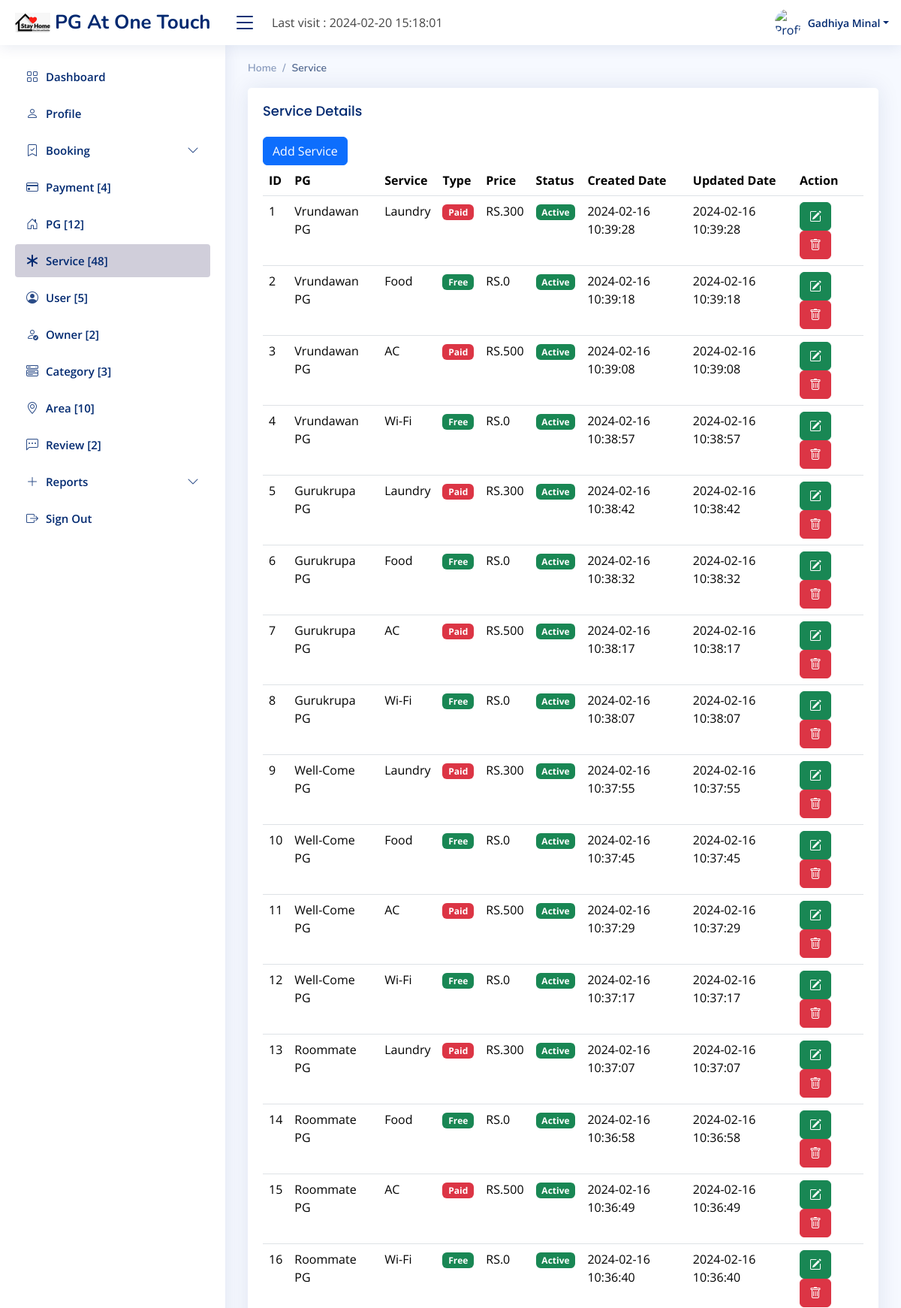
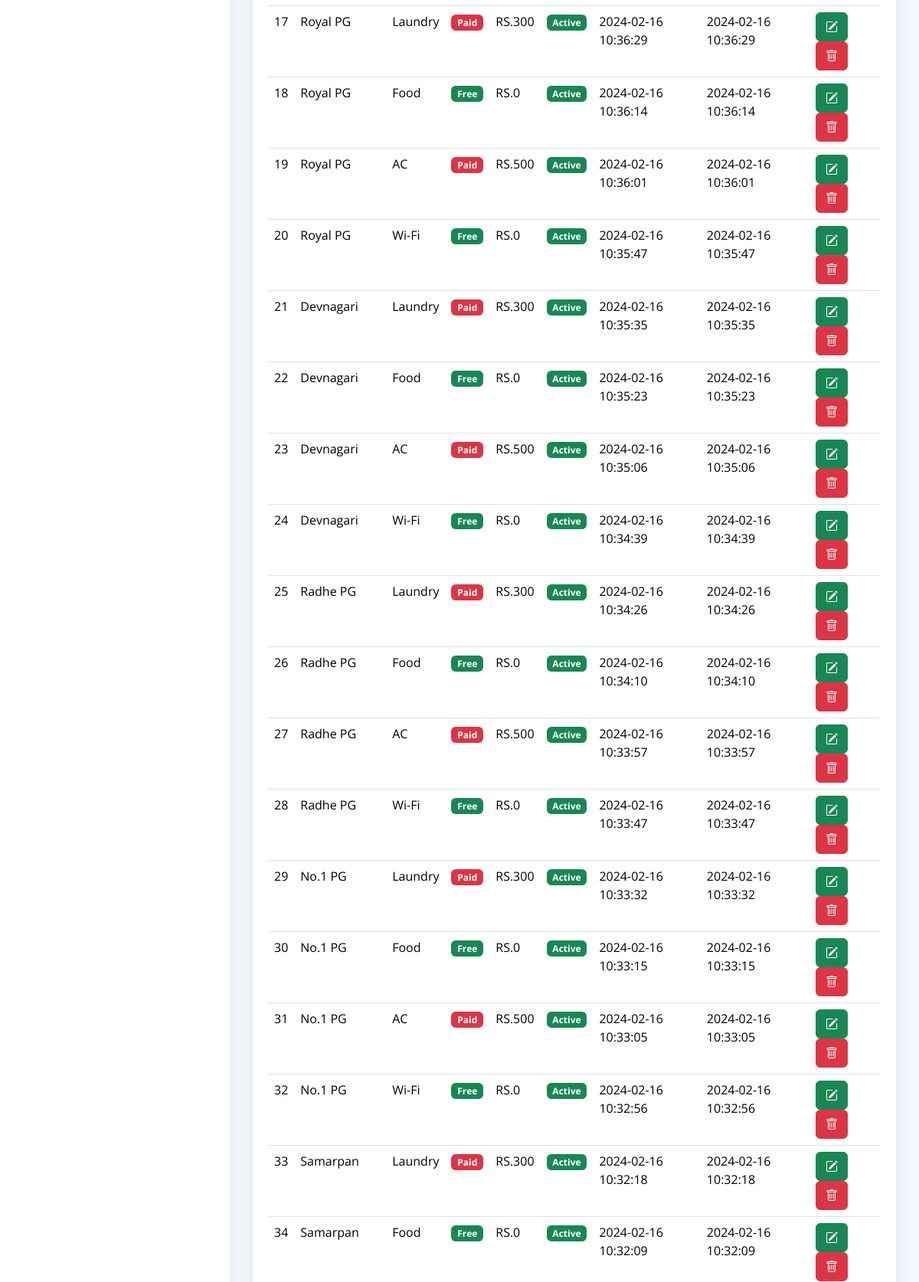
Screenshot of /Owner/index.php?file=service (signed in, upper part) with the database file from the repository (2 pictures, top to bottom).
### tables this page shows
CREATE TABLE IF NOT EXISTS `service_tb` (
  `sr_id` int(11) NOT NULL AUTO_INCREMENT,
  `pg_id` int(11) NOT NULL,
  `sr_name` varchar(50) NOT NULL,
  `sr_type` enum('Free','Paid') NOT NULL,
  `sr_price` int(11) NOT NULL,
  `sr_status` enum('Active','Deactive') NOT NULL,
  `sr_cdate` datetime NOT NULL,
  `sr_udate` datetime NOT NULL,
  PRIMARY KEY (`sr_id`)
);

CREATE TABLE IF NOT EXISTS `pg_tb` (
  `pg_id` int(11) NOT NULL AUTO_INCREMENT,
  `cat_id` int(11) NOT NULL,
  `ar_id` int(11) NOT NULL,
  `o_id` int(11) NOT NULL,
  `pg_name` varchar(50) NOT NULL,
  `pg_add` text NOT NULL,
  `pg_details` text NOT NULL,
  `pg_image1` varchar(100) NOT NULL,
  `pg_image2` varchar(100) NOT NULL,
  `pg_image3` varchar(100) NOT NULL,
  `pg_capacity` varchar(20) NOT NULL,
  `pg_rent` int(11) NOT NULL,
  `pg_status` enum('Active','Deactive') NOT NULL,
  `pg_cdate` datetime NOT NULL,
  `pg_udate` datetime NOT NULL,
  PRIMARY KEY (`pg_id`)
);

### Owner/middle/service.php (the view, shortened to what this page needs)
<?php
$id = $_SESSION['ownerid'];
?>
		 <section class="section">
      <div class="row">
        <div class="col-lg-12">
          <div class="card">
            <div class="card-body" style="overflow-x:auto;">
              <h5 class="card-title">Service Details</h5>
			 <a href="index.php?file=service-add" >
				<button type="button" class="btn btn-primary">Add Service</button>
				</a>
              <table class="table datatable">
                <thead>
                  <tr>
                    <th scope="col">ID</th>
				    <th scope="col">PG</th>
					<th scope="col">Service </th>
					<th scope="col">Type</th>
					<th scope="col">Price</th>
                    <th scope="col">Status</th>
					<th scope="col">Created Date</th>
					<th scope="col">Updated Date</th>
					<th scope="col">Action</th>
                  </tr>
                </thead>
                <tbody>
                  <?php
				$j = 1;
					$sel = "select * from service_tb,owner_tb,pg_tb where service_tb.pg_id = pg_tb.pg_id and owner_tb.o_id = pg_tb.o_id and pg_tb.o_id = '$id' order by service_tb.sr_id DESC";
					$selr = $con->query($sel);
					foreach($selr as $selv){
				?>
                  <tr>
                    <td><?php echo $j++; ?></td>
					<td><?php echo $selv['pg_name']; ?></td>
					<td><?php echo $selv['sr_name']; ?><br/>
					<td>
					<?php if($selv['sr_type'] == 'Free'){ ?>
				<span class="badge bg-success"><?php echo $selv['sr_type']; ?></span>
				<?php } else { ?>
				<span class="badge bg-danger"><?php echo $selv['sr_type']; ?></span>
				<?php } ?></td>
				 <td>RS.<?php echo $selv['sr_price']; ?></td>
                    <td>
					<?php if($selv['sr_status'] == 'Active'){ ?>
					<a href="index.php?file=service&srid=<?php echo $selv['sr_id']; ?>&srstatus=<?php echo $selv['sr_status']; ?>" >
				<span class="badge bg-success"><?php echo $selv['sr_status']; ?></span></a>
				<?php } else { ?>
				<a href="index.php?file=service&srid=<?php echo $selv['sr_id']; ?>&srstatus=<?php echo $selv['sr_status']; ?>" >
				<span class="badge bg-danger"><?php echo $selv['sr_status']; ?></span></a>
				<?php } ?></td>
                    <td><?php echo $selv['sr_cdate']; ?></td>
                    <td><?php echo $selv['sr_udate']; ?></td>
                <td>
				<a class="btn btn-success btn-xs" title="Edit" href="index.php?file=service-edit&edtid=<?php echo $selv['sr_id']; ?>" >
				<span class="bi bi-pencil-square"></span></a>
				<a class="btn btn-danger btn-xs" title="Delete"href="index.php?file=service&delid=<?php echo $selv['sr_id']; ?>" onclick="return confirm('Are you sure want to Delete.?')" ><span class="bi bi-trash"></span>
				</a></td>
                  </tr>
					<?php } ?>
                </tbody>
              </table>
            </div>
          </div>
        </div>
      </div>
    </section>

### Owner/assets/css/style.css (style rules this page uses)
:root { scroll-behavior: smooth; }
body { font-family: "Open Sans", sans-serif; background: #f6f9ff; color: #444444; }
a { color: #4154f1; text-decoration: none; }
h1, h2, h3, h4, h5, h6 { font-family: "Nunito", sans-serif; }
.card { margin-bottom: 30px; border: none; border-radius: 5px; box-shadow: 0px 0 30px rgba(1, 41, 112, 0.1); }
.card-title { padding: 20px 0 15px 0; font-size: 18px; font-weight: 500; color: #012970; font-family: "Poppins", sans-serif; }
.card-body { padding: 0 20px 20px 20px; }

### rows the page displays
service_tb: pg.pg_name "Vrundawan PG", sr_name "Laundry", sr_type "Paid", sr_price "300", sr_status "Active", sr_cdate "2024-02-16 10:39:28", sr_udate "2024-02-16 10:39:28"
service_tb: pg.pg_name "Vrundawan PG", sr_name "Food", sr_type "Free", sr_price "0", sr_status "Active", sr_cdate "2024-02-16 10:39:18", sr_udate "2024-02-16 10:39:18"
service_tb: pg.pg_name "Vrundawan PG", sr_name "AC", sr_type "Paid", sr_price "500", sr_status "Active", sr_cdate "2024-02-16 10:39:08", sr_udate "2024-02-16 10:39:08"
service_tb: pg.pg_name "Vrundawan PG", sr_name "Wi-Fi", sr_type "Free", sr_price "0", sr_status "Active", sr_cdate "2024-02-16 10:38:57", sr_udate "2024-02-16 10:38:57"
service_tb: pg.pg_name "Gurukrupa PG", sr_name "Laundry", sr_type "Paid", sr_price "300", sr_status "Active", sr_cdate "2024-02-16 10:38:42", sr_udate "2024-02-16 10:38:42"
service_tb: pg.pg_name "Gurukrupa PG", sr_name "Food", sr_type "Free", sr_price "0", sr_status "Active", sr_cdate "2024-02-16 10:38:32", sr_udate "2024-02-16 10:38:32"
service_tb: pg.pg_name "Gurukrupa PG", sr_name "AC", sr_type "Paid", sr_price "500", sr_status "Active", sr_cdate "2024-02-16 10:38:17", sr_udate "2024-02-16 10:38:17"
service_tb: pg.pg_name "Gurukrupa PG", sr_name "Wi-Fi", sr_type "Free", sr_price "0", sr_status "Active", sr_cdate "2024-02-16 10:38:07", sr_udate "2024-02-16 10:38:07"
service_tb: pg.pg_name "Well-Come PG", sr_name "Laundry", sr_type "Paid", sr_price "300", sr_status "Active", sr_cdate "2024-02-16 10:37:55", sr_udate "2024-02-16 10:37:55"
service_tb: pg.pg_name "Well-Come PG", sr_name "Food", sr_type "Free", sr_price "0", sr_status "Active", sr_cdate "2024-02-16 10:37:45", sr_udate "2024-02-16 10:37:45"
service_tb: pg.pg_name "Well-Come PG", sr_name "AC", sr_type "Paid", sr_price "500", sr_status "Active", sr_cdate "2024-02-16 10:37:29", sr_udate "2024-02-16 10:37:29"
service_tb: pg.pg_name "Well-Come PG", sr_name "Wi-Fi", sr_type "Free", sr_price "0", sr_status "Active", sr_cdate "2024-02-16 10:37:17", sr_udate "2024-02-16 10:37:17"
service_tb: pg.pg_name "Roommate PG", sr_name "Laundry", sr_type "Paid", sr_price "300", sr_status "Active", sr_cdate "2024-02-16 10:37:07", sr_udate "2024-02-16 10:37:07"
service_tb: pg.pg_name "Roommate PG", sr_name "Food", sr_type "Free", sr_price "0", sr_status "Active", sr_cdate "2024-02-16 10:36:58", sr_udate "2024-02-16 10:36:58"
service_tb: pg.pg_name "Roommate PG", sr_name "AC", sr_type "Paid", sr_price "500", sr_status "Active", sr_cdate "2024-02-16 10:36:49", sr_udate "2024-02-16 10:36:49"
service_tb: pg.pg_name "Roommate PG", sr_name "Wi-Fi", sr_type "Free", sr_price "0", sr_status "Active", sr_cdate "2024-02-16 10:36:40", sr_udate "2024-02-16 10:36:40"
service_tb: pg.pg_name "Royal PG", sr_name "Laundry", sr_type "Paid", sr_price "300", sr_status "Active", sr_cdate "2024-02-16 10:36:29", sr_udate "2024-02-16 10:36:29"
service_tb: pg.pg_name "Royal PG", sr_name "Food", sr_type "Free", sr_price "0", sr_status "Active", sr_cdate "2024-02-16 10:36:14", sr_udate "2024-02-16 10:36:14"
service_tb: pg.pg_name "Royal PG", sr_name "AC", sr_type "Paid", sr_price "500", sr_status "Active", sr_cdate "2024-02-16 10:36:01", sr_udate "2024-02-16 10:36:01"
service_tb: pg.pg_name "Royal PG", sr_name "Wi-Fi", sr_type "Free", sr_price "0", sr_status "Active", sr_cdate "2024-02-16 10:35:47", sr_udate "2024-02-16 10:35:47"
service_tb: pg.pg_name "Devnagari", sr_name "Laundry", sr_type "Paid", sr_price "300", sr_status "Active", sr_cdate "2024-02-16 10:35:35", sr_udate "2024-02-16 10:35:35"
service_tb: pg.pg_name "Devnagari", sr_name "Food", sr_type "Free", sr_price "0", sr_status "Active", sr_cdate "2024-02-16 10:35:23", sr_udate "2024-02-16 10:35:23"
service_tb: pg.pg_name "Devnagari", sr_name "AC", sr_type "Paid", sr_price "500", sr_status "Active", sr_cdate "2024-02-16 10:35:06", sr_udate "2024-02-16 10:35:06"
service_tb: pg.pg_name "Devnagari", sr_name "Wi-Fi", sr_type "Free", sr_price "0", sr_status "Active", sr_cdate "2024-02-16 10:34:39", sr_udate "2024-02-16 10:34:39"
service_tb: pg.pg_name "Radhe PG", sr_name "Laundry", sr_type "Paid", sr_price "300", sr_status "Active", sr_cdate "2024-02-16 10:34:26", sr_udate "2024-02-16 10:34:26"
service_tb: pg.pg_name "Radhe PG", sr_name "Food", sr_type "Free", sr_price "0", sr_status "Active", sr_cdate "2024-02-16 10:34:10", sr_udate "2024-02-16 10:34:10"
service_tb: pg.pg_name "Radhe PG", sr_name "AC", sr_type "Paid", sr_price "500", sr_status "Active", sr_cdate "2024-02-16 10:33:57", sr_udate "2024-02-16 10:33:57"
service_tb: pg.pg_name "Radhe PG", sr_name "Wi-Fi", sr_type "Free", sr_price "0", sr_status "Active", sr_cdate "2024-02-16 10:33:47", sr_udate "2024-02-16 10:33:47"
service_tb: pg.pg_name "No.1 PG", sr_name "Laundry", sr_type "Paid", sr_price "300", sr_status "Active", sr_cdate "2024-02-16 10:33:32", sr_udate "2024-02-16 10:33:32"
service_tb: pg.pg_name "No.1 PG", sr_name "Food", sr_type "Free", sr_price "0", sr_status "Active", sr_cdate "2024-02-16 10:33:15", sr_udate "2024-02-16 10:33:15"
service_tb: pg.pg_name "No.1 PG", sr_name "AC", sr_type "Paid", sr_price "500", sr_status "Active", sr_cdate "2024-02-16 10:33:05", sr_udate "2024-02-16 10:33:05"
service_tb: pg.pg_name "No.1 PG", sr_name "Wi-Fi", sr_type "Free", sr_price "0", sr_status "Active", sr_cdate "2024-02-16 10:32:56", sr_udate "2024-02-16 10:32:56"
service_tb: pg.pg_name "Samarpan", sr_name "Laundry", sr_type "Paid", sr_price "300", sr_status "Active", sr_cdate "2024-02-16 10:32:18", sr_udate "2024-02-16 10:32:18"
service_tb: pg.pg_name "Samarpan", sr_name "Food", sr_type "Free", sr_price "0", sr_status "Active", sr_cdate "2024-02-16 10:32:09", sr_udate "2024-02-16 10:32:09"

### other values shown
$_SESSION['time'] "2024-02-20 15:18:01"
$_SESSION['ownername'] "Gadhiya Minal"
$pcountrv['PAYMENT'] "4"
$pgcountrv['PG'] "12"
$srcountrv['SERVICE'] "48"
$ucountrv['USER'] "5"
$ocountrv['OWNER'] "2"
$catcountrv['CATEGORY'] "3"
$arcountrv['AREA'] "10"
$fcountreview['REVIEW'] "2"
$filename "Service"
